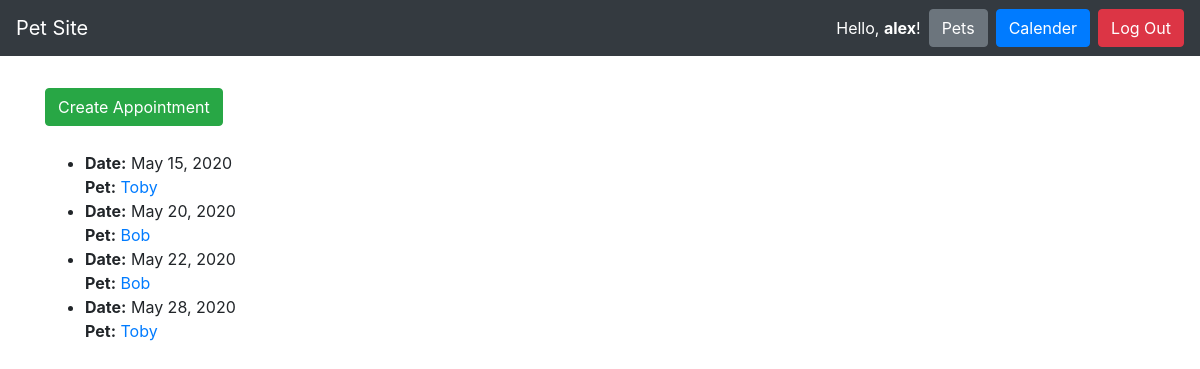
Screenshot of /calender/ (signed in) with the database file from the repository.
### pets/models.py (models this page shows, shortened)
class Appointment(models.Model):
    date_of_appointment = models.DateField(default=datetime.now)
    duration_minutes = models.IntegerField()
    special_instructions = models.CharField(max_length=400)
    pet = models.ForeignKey(Pet, on_delete=models.CASCADE)

class Pet(models.Model):
    pet_name = models.CharField(max_length=200)
    species = models.CharField(max_length=200)
    breed = models.CharField(max_length=200)
    weight_in_pounds = models.DecimalField(max_digits=5, decimal_places=2)
    owner = models.ForeignKey(User, on_delete=models.CASCADE)
    def __str__(self):
        return self.pet_name

### pets/views.py (the view)
# urls.py: path('calender/', CalenderListView.as_view(), name='calender-list-page'),
class CalenderListView(ListView):
    model = Appointment
    def get(self, req):
        appointments = self.get_queryset().all()
        return render(req, 'calender/calender_list.html', {
            'appointments': appointments.filter(
                date_of_appointment__gte=timezone.now()
            ).order_by('date_of_appointment', 'date_of_appointment')
        })

### pets/templates/calender/calender_list.html
{% extends "base.html" %}
{% block content %}
{% if request.user.is_authenticated %}
    <a href="{% url 'appointment-create-page' %}" class="btn btn-success">Create Appointment</a>
{% endif %}
<ul style="margin-top: 25px">
    {% for appointment in appointments %}
    <li>
        <strong>Date:</strong>
        {{appointment.date_of_appointment}}
        <br />
        <span>
        <strong>Pet:</strong>
        <a href="{% url 'pet-detail-page' appointment.pet.id %}">{{appointment.pet}}</a>
    </li>
    {% endfor %}
</ul>
{% endblock %}

### templates/base.html (shortened to what this page needs)
<!doctype html>
<html lang="en">
  <head>
    <link rel="stylesheet" href="https://stackpath.bootstrapcdn.com/bootstrap/4.3.1/css/bootstrap.min.css"
>
  </head>
  <body>
    <nav class="navbar navbar-expand-md navbar-dark bg-dark">
      <a class="navbar-brand" href="/">Pet Site</a>
      <form class="form-inline ml-auto">
      {% if request.user.is_authenticated %}
        <div class="text-white">Hello, <strong>{{request.user.username}}</strong>!</div>
        <a href="{% url 'pets-list-page' %}" class="btn btn-secondary ml-2">Pets</a>
        <a href="{% url 'calender-list-page' %}" class="btn btn-primary ml-2">Calender</a>
        <a href="{% url 'logout' %}" class="btn btn-danger ml-2">Log Out</a>
      {% else %}
        <a href="{% url 'login' %}" class="btn btn-secondary ml-2">Log In</a>
        <a href="{% url 'register' %}" class="btn btn-primary ml-2">Register</a>
      {% endif %}
      </form>
    </nav>
    <main role="main" class="container" style="margin-top: 4vh;">
      {% block content %}{% endblock %}
    </main>
  </body>

### rows the page displays
Appointment: date_of_appointment "May 15, 2020", pet "Toby"
Appointment: date_of_appointment "May 20, 2020", pet "Bob"
Appointment: date_of_appointment "May 22, 2020", pet "Bob"
Appointment: date_of_appointment "May 28, 2020", pet "Toby"

### other values shown
{{ request.user.username }} "alex"
